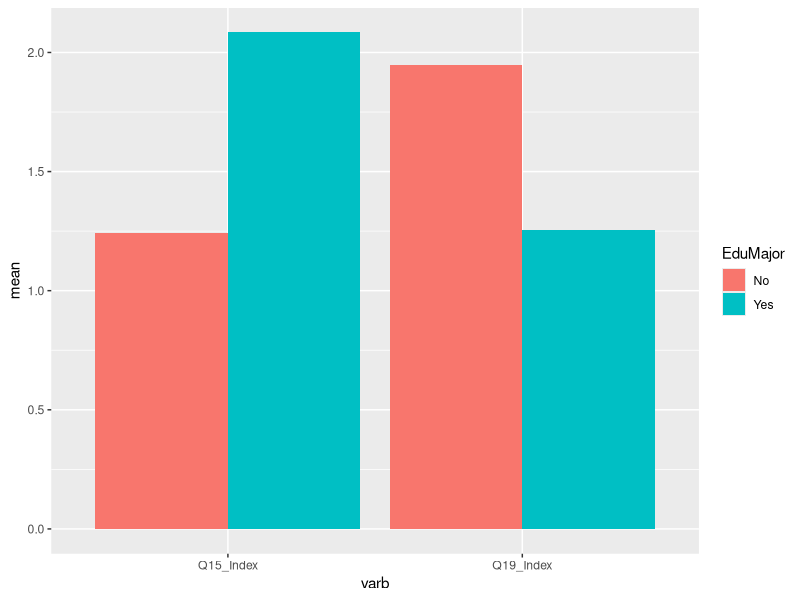
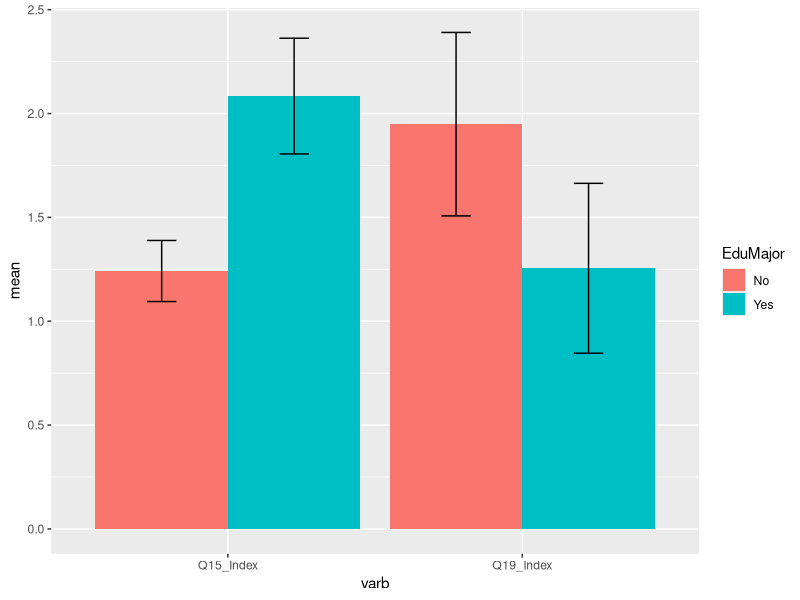
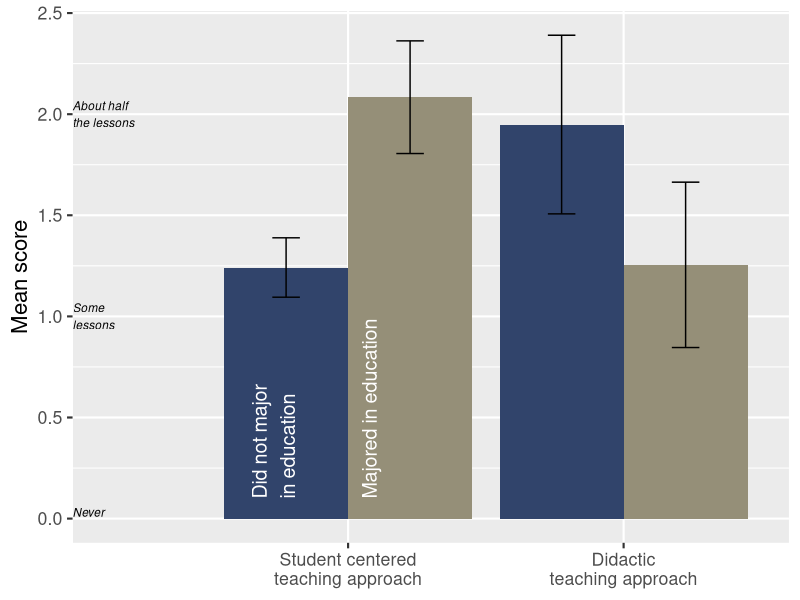

The R source for these figures, in order:
## ---- chunk 1
timss <- read.csv('Week13_Timss_Mock_Raw.csv') 
timss$Q5_Degree_F <- factor(timss$Q5_Degree, 
                            ordered = TRUE, 
                            levels = c("1", 
                                       "2", 
                                       "3", 
                                       "4", 
                                       "5", 
                                       "6"),
                            labels = c("No_HS", 
                                       "HS", 
                                       "Associates", 
                                       "Bachelors", 
                                       "Masters", 
                                       "Doctorate"))
timss$Q6_Major_in_Edu <- ifelse(timss$Q6_EdMat == "Yes" |
                                timss$Q6_EdSci == "Yes" |    
                                timss$Q6_EdGen == "Yes", 1 ,0)
timss$Q6_Major_in_Edu_F <- factor(timss$Q6_Major_in_Edu,
                                  levels = c(0,1),
                                  labels = c("Not_education",
                                             "Education") )
# Reverse scoring the composite Q15 scale:
Q15 <- paste0("Q15_StCentrd_", letters[1:7])
timss$Q15_Index_raw  <- apply(timss[ ,Q15],1, mean, na.rm = TRUE) 
timss$Q15_Index <- 4 + 0 - timss$Q15_Index_raw

# Lower the composite Q16 scale by 1 point so zero has meaning
Q16 <- paste0("Q16_Lims_", letters[1:7])
timss$Q16_Index_raw  <- apply(timss[ ,Q16],1, mean, na.rm = TRUE) 
timss$Q16_Index <- timss$Q16_Index_raw - 1 

# Reverse scoring the composite Q19 scale:
Q19 <- paste0("Q19_Didac_", letters[1:3])
timss$Q19_Index_raw  <- apply(timss[ ,Q19],1, mean, na.rm = TRUE) 
timss$Q19_Index <- 4 + 0 - timss$Q19_Index_raw 
## ---- chunk 2
library(psych)
report2 <- describeBy(timss[,c("Q15_Index",
                               "Q16_Index",
                               "Q19_Index",
                               "Q13_NumSs",
                               "Q17_Mins")], 
                              group = timss$Q6_Major_in_Edu_F)
## ---- chunk 3
report2
## ---- chunk 4
report2$Not_education
## ---- chunk 5
report2$Education 
## ---- chunk 6
library(dplyr)
report2_0 <- report2$Not_education %>% 
   mutate(EduMajor = "No",
              LB_t =  mean - qt(0.975, df = n -1)*se,
              UB_t =  mean + qt(0.975, df = n -1)*se,
              varb = rownames(.)) %>% 
  data.frame() %>% # have to add this because the psych package messed up the format (described in the previous chapter)
  select(varb, EduMajor, n, mean, sd, min, max, se, LB_t, UB_t)
## ---- chunk 7
report2_1<- report2$Education %>% 
   mutate(EduMajor = "Yes",
              LB_t =  mean - qt(0.975, df = n -1)*se,
              UB_t =  mean + qt(0.975, df = n -1)*se,
              varb = rownames(.)) %>% 
  data.frame() %>% 
  select(varb, EduMajor, n, mean, sd, min, max, se, LB_t, UB_t)
## ---- chunk 8
MyReport2 <- rbind(report2_0, report2_1)
MyReport2
## ---- chunk 9
library(dplyr)
MyReport2 <- arrange(MyReport2, varb)
MyReport2
## ---- chunk 10
library(dplyr)
ForPlot <- MyReport2 %>% 
               filter(varb == "Q15_Index" | varb == "Q19_Index")
ForPlot 
## ---- chunk 11
library(ggplot2)
ggplot(data = ForPlot, aes(x = varb, y = mean, fill=EduMajor)) +
 geom_col(position = "dodge") 
## ---- chunk 12
Myplot <- ggplot(ForPlot, aes(x = varb, y = mean, fill=EduMajor)) +
 geom_col(width = 0.9, position = "dodge") +
 geom_errorbar(aes(ymin = LB_t, ymax = UB_t),
              position = position_dodge(0.9), width = 0.2)
Myplot
## ---- chunk 13
library(dplyr)
temp <- ForPlot %>% filter(varb == "Q15_Index", EduMajor == "Yes") %>% select(mean)
example <- round(temp[[1]],2)
## ---- chunk 14
MyPretty <- Myplot +
  theme_grey(base_size = 16) +
  theme(axis.title.x.bottom=element_blank() ) +
  scale_fill_viridis_d(option = "cividis", begin=0.2,end=0.6) +
  ylab("Mean score")   +
  scale_x_discrete(labels=c("Student centered\nteaching approach",
                            "Didactic\nteaching approach")) +
  guides(fill = FALSE) +
  annotate("text", x = .65, y = 0.10, size = 5, color="white", 
            label = "Did not major\nin education",
            hjust = 0, vjust=1,  angle = 90) + 
  annotate("text", x = 1.05, y = 0.10, size =5,  color="white",
            label = "Majored in education",
            hjust = 0, vjust=1, angle = 90) +
   
  annotate("text", x = 0, y = 0, fontface="italic", size = 3,
            label = "Never", hjust=0, vjust=-.2) +
  annotate("text", x = 0, y = 1, fontface="italic", size = 3, 
            label = "Some\nlessons", hjust=0) +
  annotate("text", x = 0, y = 2, fontface="italic", size = 3,
            label = "About half\nthe lessons", hjust=0)

MyPretty
